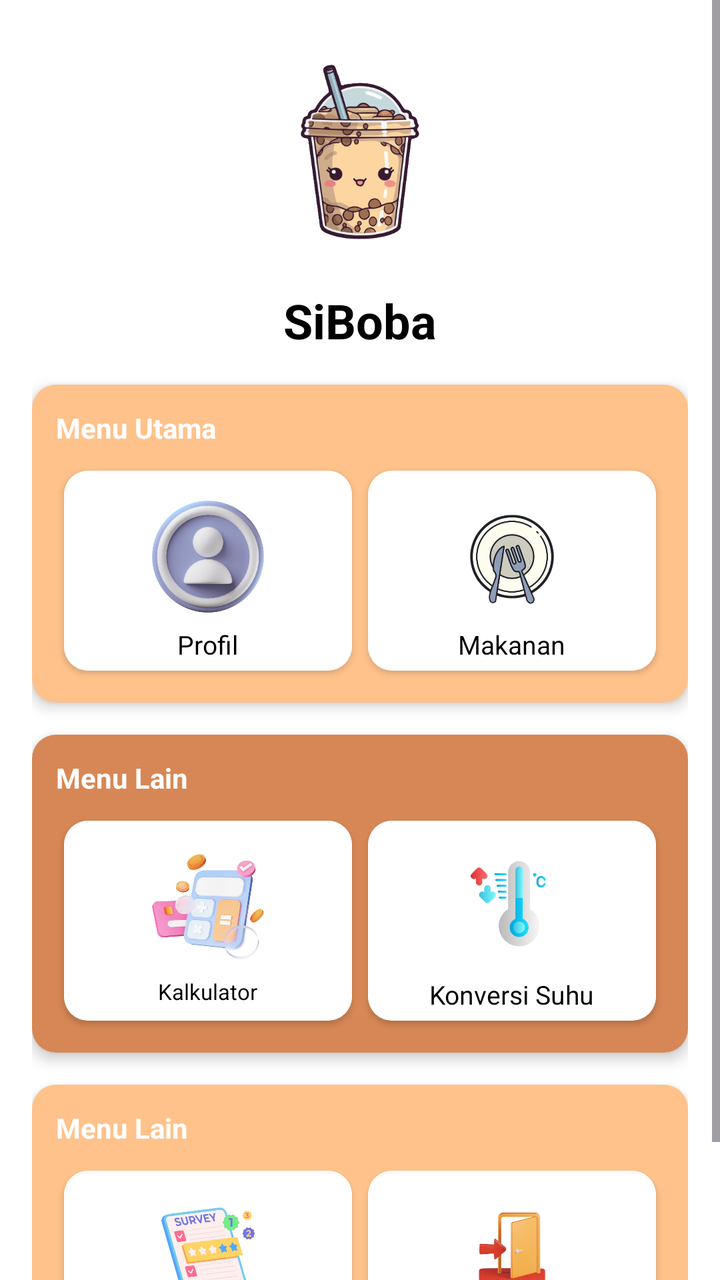
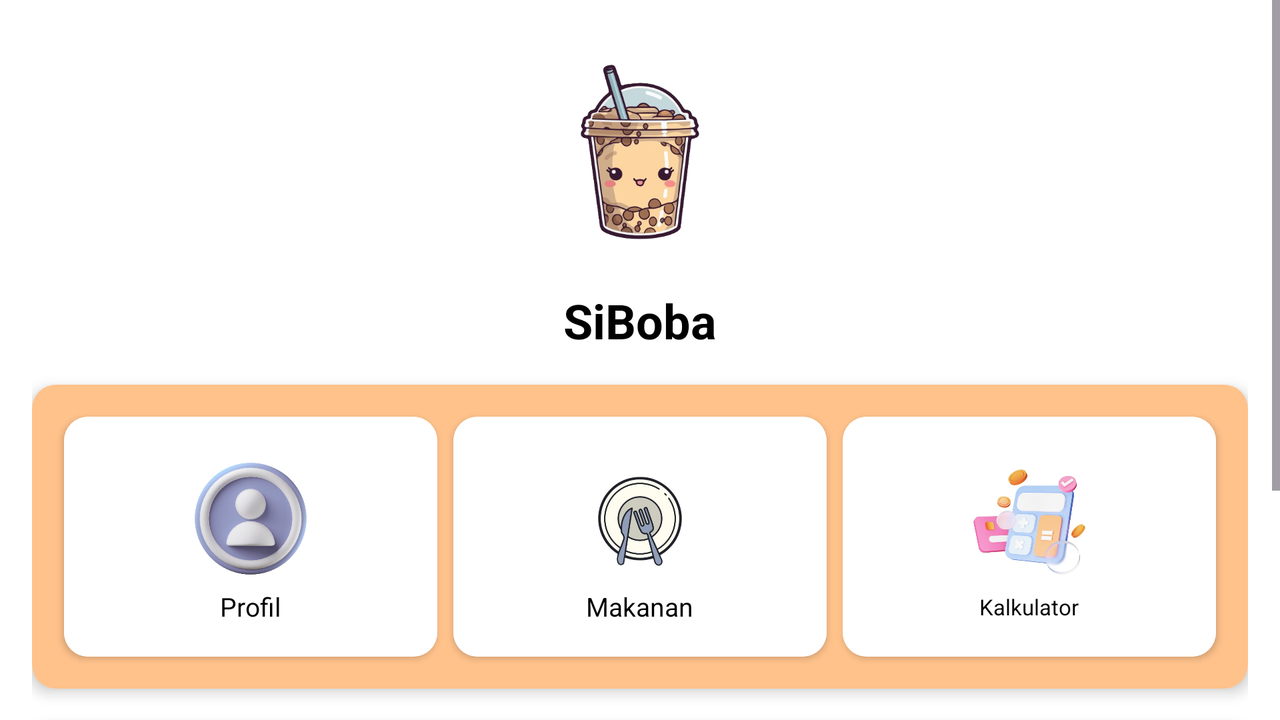

First picture: res/layout/ on a phone held upright. Second picture: the repository's own variant of that layout, on a device whose configuration matches the variant's folder. Source for both follows.
<!-- AndroidManifest.xml: application theme Theme.ApplicationCitra -->
<!-- res/layout/activity_card.xml -->
<?xml version="1.0" encoding="utf-8"?>
<ScrollView
    xmlns:android="http://schemas.android.com/apk/res/android"
    xmlns:app="http://schemas.android.com/apk/res-auto"
    android:id="@+id/main"
    android:layout_width="match_parent"
    android:layout_height="match_parent"
    android:background="@color/white">

    <LinearLayout
        android:layout_width="match_parent"
        android:layout_height="wrap_content"
        android:orientation="vertical"
        android:padding="16dp">

        
        <ImageView
            android:layout_width="120dp"
            android:layout_height="120dp"
            android:src="@drawable/header"
            android:layout_gravity="center" />

        
        <TextView
            android:layout_width="wrap_content"
            android:layout_height="wrap_content"
            android:text="SiBoba"
            android:textColor="@color/black"
            android:textSize="24sp"
            android:textStyle="bold"
            android:layout_gravity="center"
            android:layout_marginTop="8dp" />

        
        <androidx.cardview.widget.CardView
            android:layout_width="match_parent"
            android:layout_height="wrap_content"
            android:layout_marginTop="16dp"
            app:cardCornerRadius="12dp"
            app:cardElevation="4dp">

            <LinearLayout
                android:layout_width="match_parent"
                android:layout_height="wrap_content"
                android:orientation="vertical"
                android:background="@color/coklat"
                android:padding="12dp">

                <TextView
                    android:layout_width="wrap_content"
                    android:layout_height="wrap_content"
                    android:text="Menu Utama"
                    android:textColor="@color/white"
                    android:textStyle="bold"
                    android:layout_marginBottom="8dp" />

                <LinearLayout
                    android:layout_width="match_parent"
                    android:layout_height="wrap_content"
                    android:orientation="horizontal"
                    android:gravity="center">

                    
                    <androidx.cardview.widget.CardView
                        android:id="@+id/CardProfil"
                        android:layout_width="0dp"
                        android:layout_height="100dp"
                        android:layout_weight="1"
                        android:layout_margin="4dp"
                        app:cardCornerRadius="12dp"
                        app:cardElevation="2dp">

                        <LinearLayout
                            android:layout_width="match_parent"
                            android:layout_height="match_parent"
                            android:orientation="vertical"
                            android:gravity="center"
                            android:background="@color/white"
                            android:padding="8dp">

                            <ImageView
                                android:layout_width="70dp"
                                android:layout_height="70dp"
                                android:src="@drawable/profile" />

                            <TextView
                                android:layout_width="wrap_content"
                                android:layout_height="wrap_content"
                                android:text="@string/profile_home"
                                android:textSize="13sp"
                                android:textColor="@color/black" />
                        </LinearLayout>

                    </androidx.cardview.widget.CardView>

                    
                    <androidx.cardview.widget.CardView
                        android:id="@+id/CardFood"
                        android:layout_width="0dp"
                        android:layout_height="100dp"
                        android:layout_weight="1"
                        android:layout_margin="4dp"
                        app:cardCornerRadius="12dp"
                        app:cardElevation="2dp">

                        <LinearLayout
                            android:layout_width="match_parent"
                            android:layout_height="match_parent"
                            android:orientation="vertical"
                            android:gravity="center"
                            android:background="@color/white"
                            android:padding="8dp">

                            <ImageView
                                android:layout_width="70dp"
                                android:layout_height="70dp"
                                android:src="@drawable/food" />

                            <TextView
                                android:layout_width="wrap_content"
                                android:layout_height="wrap_content"
                                android:text="@string/food_home"
                                android:textSize="13sp"
                                android:textColor="@color/black" />
                        </LinearLayout>

                    </androidx.cardview.widget.CardView>

                </LinearLayout>

            </LinearLayout>

        </androidx.cardview.widget.CardView>

        
        <androidx.cardview.widget.CardView
            android:layout_width="match_parent"
            android:layout_height="wrap_content"
            android:layout_marginTop="16dp"
            app:cardCornerRadius="12dp"
            app:cardElevation="4dp">

            <LinearLayout
                android:layout_width="match_parent"
                android:layout_height="wrap_content"
                android:orientation="vertical"
                android:background="@color/coklatua"
                android:padding="12dp">

                <TextView
                    android:layout_width="wrap_content"
                    android:layout_height="wrap_content"
                    android:text="Menu Lain"
                    android:textStyle="bold"
                    android:textColor="@color/white"
                    android:layout_marginBottom="8dp" />

                <LinearLayout
                    android:layout_width="match_parent"
                    android:layout_height="wrap_content"
                    android:orientation="horizontal"
                    android:gravity="center">

                    
                    <androidx.cardview.widget.CardView
                        android:id="@+id/CardCalkulator"
                        android:layout_width="0dp"
                        android:layout_height="100dp"
                        android:layout_weight="1"
                        android:layout_margin="4dp"
                        app:cardCornerRadius="12dp"
                        app:cardElevation="2dp">

                        <LinearLayout
                            android:layout_width="match_parent"
                            android:layout_height="match_parent"
                            android:orientation="vertical"
                            android:gravity="center"
                            android:background="@color/white"
                            android:padding="8dp">

                            <ImageView
                                android:layout_width="70dp"
                                android:layout_height="70dp"
                                android:src="@drawable/calculator" />

                            <TextView
                                android:layout_width="wrap_content"
                                android:layout_height="wrap_content"
                                android:text="@string/calculator_home"
                                android:textSize="11sp"
                                android:textColor="@color/black" />
                        </LinearLayout>

                    </androidx.cardview.widget.CardView>

                    
                    <androidx.cardview.widget.CardView
                        android:id="@+id/CardKonversi"
                        android:layout_width="0dp"
                        android:layout_height="100dp"
                        android:layout_weight="1"
                        android:layout_margin="4dp"
                        app:cardCornerRadius="12dp"
                        app:cardElevation="2dp">

                        <LinearLayout
                            android:layout_width="match_parent"
                            android:layout_height="match_parent"
                            android:orientation="vertical"
                            android:gravity="center"
                            android:background="@color/white"
                            android:padding="8dp">

                            <ImageView
                                android:layout_width="70dp"
                                android:layout_height="70dp"
                                android:src="@drawable/suhu" />

                            <TextView
                                android:layout_width="wrap_content"
                                android:layout_height="wrap_content"
                                android:text="@string/suhu_home"
                                android:textSize="13sp"
                                android:textColor="@color/black" />
                        </LinearLayout>

                    </androidx.cardview.widget.CardView>

                </LinearLayout>

            </LinearLayout>

        </androidx.cardview.widget.CardView>

        
        <androidx.cardview.widget.CardView
            android:layout_width="match_parent"
            android:layout_height="wrap_content"
            android:layout_marginTop="16dp"
            app:cardCornerRadius="12dp"
            app:cardElevation="4dp">

            <LinearLayout
                android:layout_width="match_parent"
                android:layout_height="wrap_content"
                android:orientation="vertical"
                android:background="@color/coklat"
                android:padding="12dp">

                <TextView
                    android:layout_width="wrap_content"
                    android:layout_height="wrap_content"
                    android:text="Menu Lain"
                    android:textColor="@color/white"
                    android:textStyle="bold"
                    android:layout_marginBottom="8dp" />

                <LinearLayout
                    android:layout_width="match_parent"
                    android:layout_height="wrap_content"
                    android:orientation="horizontal"
                    android:gravity="center">

                    
                    <androidx.cardview.widget.CardView
                        android:id="@+id/CardForm"
                        android:layout_width="0dp"
                        android:layout_height="100dp"
                        android:layout_weight="1"
                        android:layout_margin="4dp"
                        app:cardCornerRadius="12dp"
                        app:cardElevation="2dp">

                        <LinearLayout
                            android:layout_width="match_parent"
                            android:layout_height="match_parent"
                            android:orientation="vertical"
                            android:gravity="center"
                            android:background="@color/white"
                            android:padding="8dp">

                            <ImageView
                                android:layout_width="70dp"
                                android:layout_height="70dp"
                                android:src="@drawable/form" />

                            <TextView
                                android:layout_width="wrap_content"
                                android:layout_height="wrap_content"
                                android:text="@string/form_home"
                                android:textSize="13sp"
                                android:textColor="@color/black" />
                        </LinearLayout>

                    </androidx.cardview.widget.CardView>

                    
                    <androidx.cardview.widget.CardView
                        android:id="@+id/CardExit"
                        android:layout_width="0dp"
                        android:layout_height="100dp"
                        android:layout_weight="1"
                        android:layout_margin="4dp"
                        app:cardCornerRadius="12dp"
                        app:cardElevation="2dp">

                        <LinearLayout
                            android:layout_width="match_parent"
                            android:layout_height="match_parent"
                            android:orientation="vertical"
                            android:gravity="center"
                            android:background="@color/white"
                            android:padding="8dp">

                            <ImageView
                                android:layout_width="70dp"
                                android:layout_height="70dp"
                                android:src="@drawable/exit" />

                            <TextView
                                android:layout_width="wrap_content"
                                android:layout_height="wrap_content"
                                android:text="@string/exit_home"
                                android:textSize="13sp"
                                android:textColor="@color/black" />
                        </LinearLayout>

                    </androidx.cardview.widget.CardView>

                </LinearLayout>

            </LinearLayout>

        </androidx.cardview.widget.CardView>

    </LinearLayout>

</ScrollView>
<!-- resources referenced by this layout -->
<resources>
  <color name="black">#000000</color>
  <color name="coklat">#FFC28B</color>
  <color name="coklatua">#D78755</color>
  <color name="white">#FFFFFF</color>
  <!-- drawable calculator: png bitmap (drawable, 150314 bytes) -->
  <!-- drawable exit: png bitmap (drawable, 62674 bytes) -->
  <!-- drawable food: png bitmap (drawable, 149625 bytes) -->
  <!-- drawable form: png bitmap (drawable, 161237 bytes) -->
  <!-- drawable header: png bitmap (drawable, 154766 bytes) -->
  <!-- drawable profile: png bitmap (drawable, 174035 bytes) -->
  <!-- drawable suhu: png bitmap (drawable, 55172 bytes) -->
  <string name="calculator_home">Kalkulator</string>
  <string name="exit_home">Keluar</string>
  <string name="food_home">Makanan</string>
  <string name="form_home">Formulir</string>
  <string name="profile_home">Profil</string>
  <string name="suhu_home">Konversi Suhu</string>
  <style name="Theme.ApplicationCitra" parent="Base.Theme.ApplicationCitra" />
  <style name="Base.Theme.ApplicationCitra" parent="Theme.Material3.DayNight.NoActionBar">
          
          
      </style>
</resources>
<!-- res/layout-land/activity_card.xml (the author's variant of the layout above) -->
<!-- drawn on the phone turned sideways -->
<?xml version="1.0" encoding="utf-8"?>
<ScrollView xmlns:android="http://schemas.android.com/apk/res/android"
    xmlns:app="http://schemas.android.com/apk/res-auto"
    android:id="@+id/main"
    android:layout_width="match_parent"
    android:background="@color/white"
    android:layout_height="match_parent">

    <LinearLayout
        android:layout_width="match_parent"
        android:layout_height="wrap_content"
        android:orientation="vertical"
        android:padding="16dp">

        <ImageView
            android:layout_width="120dp"
            android:layout_height="120dp"
            android:src="@drawable/header"
            android:layout_gravity="center" />

        <TextView
            android:layout_width="wrap_content"
            android:layout_height="wrap_content"
            android:text="@string/app_name"
            android:textColor="@color/black"
            android:textSize="24sp"
            android:textStyle="bold"
            android:layout_gravity="center"
            android:layout_marginTop="8dp" />

        <androidx.cardview.widget.CardView
            android:layout_width="match_parent"
            android:layout_height="wrap_content"
            android:layout_marginTop="16dp"
            app:cardCornerRadius="12dp"
            app:cardElevation="4dp">

            <LinearLayout
                android:layout_width="match_parent"
                android:layout_height="wrap_content"
                android:orientation="horizontal"
                android:background="@color/coklat"
                android:padding="12dp"
                android:gravity="center">

                <androidx.cardview.widget.CardView
                    android:id="@+id/CardProfil"
                    android:layout_width="0dp"
                    android:layout_height="120dp"
                    android:layout_weight="1"
                    android:layout_margin="4dp"
                    app:cardCornerRadius="12dp"
                    app:cardElevation="2dp">

                    <LinearLayout
                        android:layout_width="match_parent"
                        android:layout_height="match_parent"
                        android:orientation="vertical"
                        android:gravity="center"
                        android:background="@color/white"
                        android:padding="8dp">

                        <ImageView
                            android:layout_width="70dp"
                            android:layout_height="70dp"
                            android:src="@drawable/profile" />

                        <TextView
                            android:layout_width="wrap_content"
                            android:layout_height="wrap_content"
                            android:text="@string/profile_home"
                            android:textSize="13sp"
                            android:textColor="@color/black"/>
                    </LinearLayout>
                </androidx.cardview.widget.CardView>

                <androidx.cardview.widget.CardView
                    android:id="@+id/CardFood"
                    android:layout_width="0dp"
                    android:layout_height="120dp"
                    android:layout_weight="1"
                    android:layout_margin="4dp"
                    app:cardCornerRadius="12dp"
                    app:cardElevation="2dp">

                    <LinearLayout
                        android:layout_width="match_parent"
                        android:layout_height="match_parent"
                        android:orientation="vertical"
                        android:gravity="center"
                        android:background="@color/white"
                        android:padding="8dp">

                        <ImageView
                            android:layout_width="70dp"
                            android:layout_height="70dp"
                            android:src="@drawable/food" />

                        <TextView
                            android:layout_width="wrap_content"
                            android:layout_height="wrap_content"
                            android:text="@string/food_home"
                            android:textSize="13sp"
                            android:textColor="@color/black"/>
                    </LinearLayout>
                </androidx.cardview.widget.CardView>

                <androidx.cardview.widget.CardView
                    android:id="@+id/CardCalkulator"
                    android:layout_width="0dp"
                    android:layout_height="120dp"
                    android:layout_weight="1"
                    android:layout_margin="4dp"
                    app:cardCornerRadius="12dp"
                    app:cardElevation="2dp">

                    <LinearLayout
                        android:layout_width="match_parent"
                        android:layout_height="match_parent"
                        android:orientation="vertical"
                        android:gravity="center"
                        android:background="@color/white"
                        android:padding="8dp">

                        <ImageView
                            android:layout_width="70dp"
                            android:layout_height="70dp"
                            android:src="@drawable/calculator" />

                        <TextView
                            android:layout_width="wrap_content"
                            android:layout_height="wrap_content"
                            android:text="@string/calculator_home"
                            android:textSize="11sp"
                            android:textColor="@color/black"/>
                    </LinearLayout>
                </androidx.cardview.widget.CardView>

            </LinearLayout>
        </androidx.cardview.widget.CardView>

        <androidx.cardview.widget.CardView
            android:layout_width="match_parent"
            android:layout_height="wrap_content"
            android:layout_marginTop="16dp"
            app:cardCornerRadius="12dp"
            app:cardElevation="4dp">

            <LinearLayout
                android:layout_width="match_parent"
                android:layout_height="wrap_content"
                android:orientation="horizontal"
                android:background="@color/coklatua"
                android:padding="12dp"
                android:gravity="center">

                <androidx.cardview.widget.CardView
                    android:id="@+id/CardKonversi"
                    android:layout_width="0dp"
                    android:layout_height="120dp"
                    android:layout_weight="1"
                    android:layout_margin="4dp"
                    app:cardCornerRadius="12dp"
                    app:cardElevation="2dp">

                    <LinearLayout
                        android:layout_width="match_parent"
                        android:layout_height="match_parent"
                        android:orientation="vertical"
                        android:gravity="center"
                        android:background="@color/white"
                        android:padding="8dp">

                        <ImageView
                            android:layout_width="70dp"
                            android:layout_height="70dp"
                            android:src="@drawable/suhu" />

                        <TextView
                            android:layout_width="wrap_content"
                            android:layout_height="wrap_content"
                            android:text="@string/suhu_home"
                            android:textSize="13sp"
                            android:textColor="@color/black"/>
                    </LinearLayout>
                </androidx.cardview.widget.CardView>

                <androidx.cardview.widget.CardView
                    android:id="@+id/CardForm"
                    android:layout_width="0dp"
                    android:layout_height="120dp"
                    android:layout_weight="1"
                    android:layout_margin="4dp"
                    app:cardCornerRadius="12dp"
                    app:cardElevation="2dp">

                    <LinearLayout
                        android:layout_width="match_parent"
                        android:layout_height="match_parent"
                        android:orientation="vertical"
                        android:gravity="center"
                        android:background="@color/white"
                        android:padding="8dp">

                        <ImageView
                            android:layout_width="70dp"
                            android:layout_height="70dp"
                            android:src="@drawable/form"/>

                        <TextView
                            android:layout_width="wrap_content"
                            android:layout_height="wrap_content"
                            android:text="@string/form_home"
                            android:textSize="13sp"
                            android:textColor="@color/black"/>
                    </LinearLayout>
                </androidx.cardview.widget.CardView>

                <androidx.cardview.widget.CardView
                    android:id="@+id/CardExit"
                    android:layout_width="0dp"
                    android:layout_height="120dp"
                    android:layout_weight="1"
                    android:layout_margin="4dp"
                    app:cardCornerRadius="12dp"
                    app:cardElevation="2dp">

                    <LinearLayout
                        android:layout_width="match_parent"
                        android:layout_height="match_parent"
                        android:orientation="vertical"
                        android:gravity="center"
                        android:background="@color/white"
                        android:padding="8dp">

                        <ImageView
                            android:layout_width="70dp"
                            android:layout_height="70dp"
                            android:src="@drawable/exit" />

                        <TextView
                            android:layout_width="wrap_content"
                            android:layout_height="wrap_content"
                            android:text="@string/exit_home"
                            android:textSize="13sp"
                            android:textColor="@color/black"/>
                    </LinearLayout>
                </androidx.cardview.widget.CardView>

            </LinearLayout>
        </androidx.cardview.widget.CardView>

    </LinearLayout>
</ScrollView>
<!-- resources referenced by the variant -->
<!-- as the phone turned sideways resolves them -->
<resources>
  <color name="black">#000000</color>
  <color name="coklat">#FFC28B</color>
  <color name="coklatua">#D78755</color>
  <color name="white">#FFFFFF</color>
  <!-- drawable calculator: png bitmap (drawable, 150314 bytes) -->
  <!-- drawable exit: png bitmap (drawable, 62674 bytes) -->
  <!-- drawable food: png bitmap (drawable, 149625 bytes) -->
  <!-- drawable form: png bitmap (drawable, 161237 bytes) -->
  <!-- drawable header: png bitmap (drawable, 154766 bytes) -->
  <!-- drawable profile: png bitmap (drawable, 174035 bytes) -->
  <!-- drawable suhu: png bitmap (drawable, 55172 bytes) -->
  <string name="app_name">SiBoba</string>
  <string name="calculator_home">Kalkulator</string>
  <string name="exit_home">Keluar</string>
  <string name="food_home">Makanan</string>
  <string name="form_home">Formulir</string>
  <string name="profile_home">Profil</string>
  <string name="suhu_home">Konversi Suhu</string>
  <style name="Theme.ApplicationCitra" parent="Base.Theme.ApplicationCitra" />
  <style name="Base.Theme.ApplicationCitra" parent="Theme.Material3.DayNight.NoActionBar">
          
          
      </style>
</resources>
